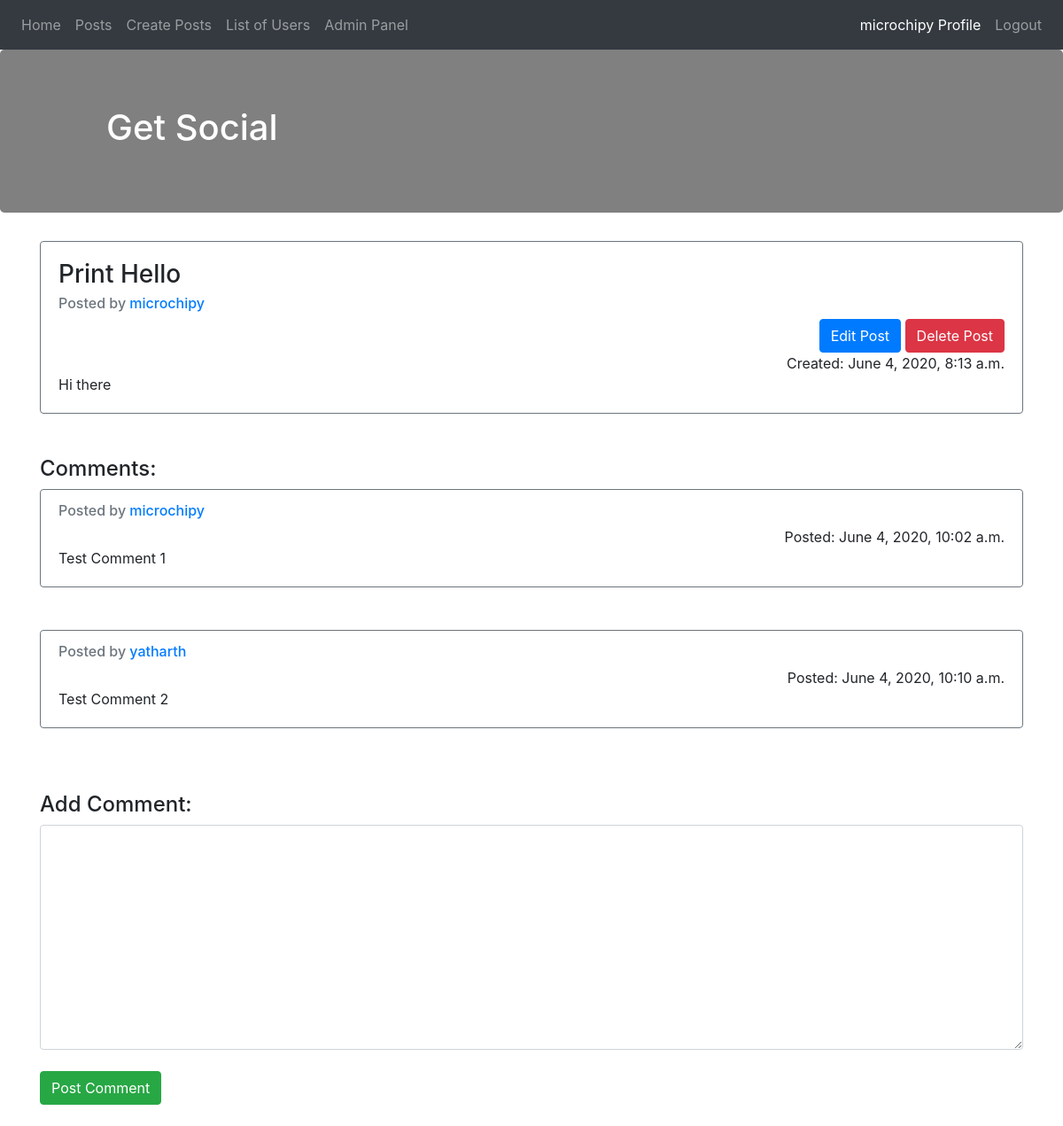
/viewpost/15/ (signed in), run on an earlier commit of the app's database.
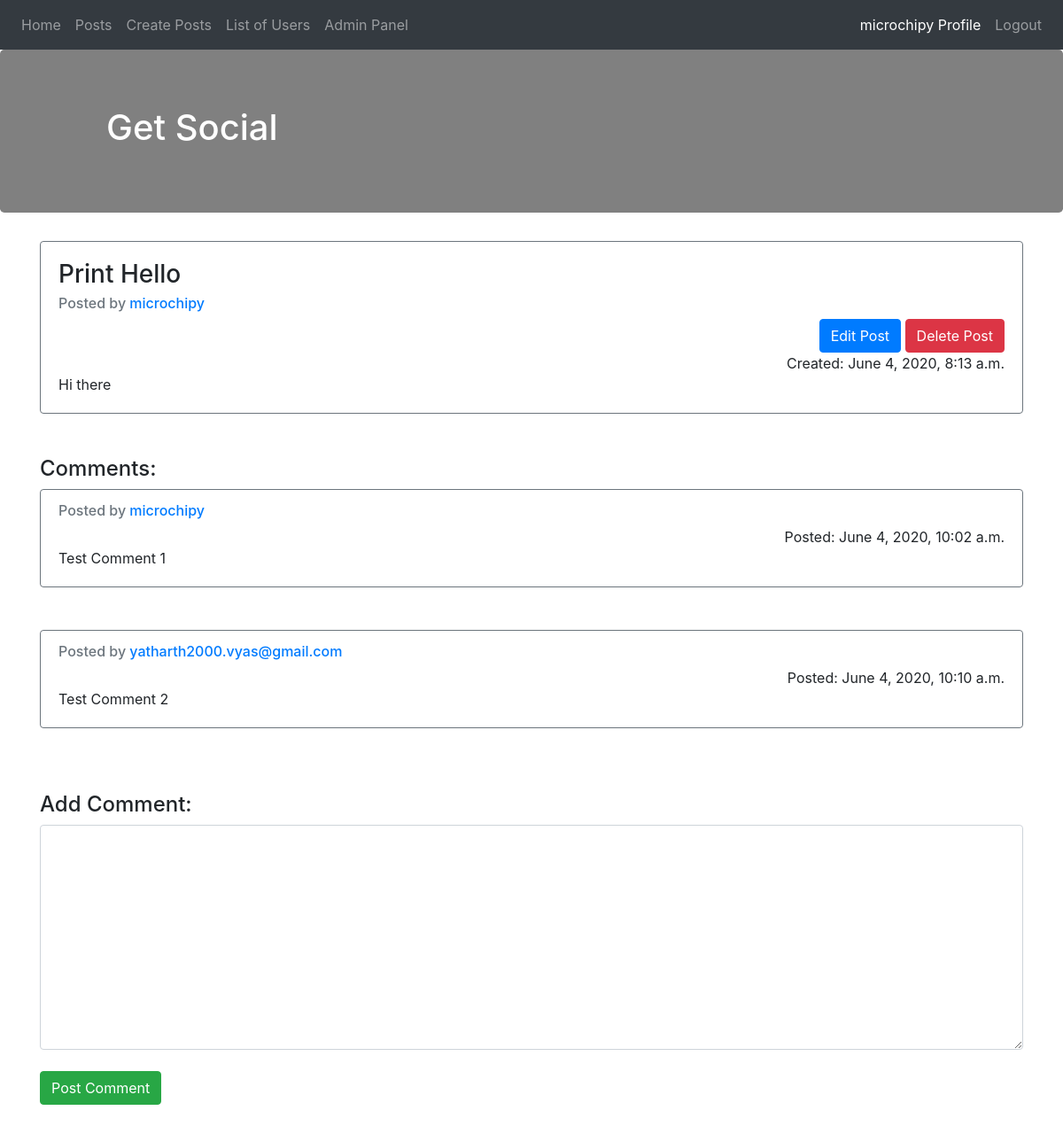
And on a later commit of the database.
### login/models.py (models this page shows)
class Comment(models.Model):
	user= models.ForeignKey(User,null=True,on_delete=models.SET_NULL)
	post= models.ForeignKey(Post,null=True,on_delete=models.SET_NULL)
	content = models.TextField(max_length=500,null=True)
	date_posted = models.DateTimeField(auto_now_add=True)

class User(models.Model):
	djangoUser = models.OneToOneField(djangoAuthUser,null=True,on_delete=models.CASCADE)
	date_created = models.DateTimeField(auto_now_add=True)

### login/views.py (the view)
# urls.py: path('viewpost/<str:id>/',views.viewPost,name="ViewPost"),
@login_required(login_url="login/")
def viewPost(request,id):
	currentPost = Post.objects.get(id=id)
	comments = currentPost.comment_set.all()
	print(comments)
	if request.method == 'POST':
		form = CommentForm(request.POST)
		if form.is_valid():
			form.save()
	return render(request,'login/viewPost.html',{'form':CommentForm(initial={'user':request.user.user,'post':currentPost}),'post':currentPost,'comments':comments})

### login/forms.py
class CommentForm(forms.ModelForm):
	class Meta:
		model = Comment
		fields = '__all__'
		widgets = {
            'content': forms.Textarea(attrs={'class': 'form-control'}),
        }

### login/templates/login/viewPost.html (shortened to what this page needs)
{% extends 'djangoApp/base.html' %}
{% block content %}
<div class="card border-secondary">
  <div class="card-body">
    <h3 class="card-title">{{post.title}}</h3>
    <h6 class="card-subtitle mb-2 text-muted">
    	Posted by <a href="{% url 'Profile' post.user.id %}">{{post.user.djangoUser.username}} </a>
    </h6>
    {% if post.user.djangoUser.id == request.user.id %}
    <div align="right">
    	<a href="{% url 'EditPost' post.id %}">
    		<button class="btn btn-primary">
    			Edit Post
    		</button>
    	</a>
    	<a href="{% url 'DeletePost' post.id %}">
    		<button class="btn btn-danger">
    			Delete Post
    		</button>
    	</a>
    </div>
    {% endif %}
    <div align="right"> Created: {{post.date_posted}}</div>
    <p class="card-text">{{post.content}}</p>
  </div>
</div>
<br/>
<br/>
<h4> Comments: </h4>
{% for comment in comments %}
	<div class="card border-secondary">
  <div class="card-body">
    <h6 class="card-subtitle mb-2 text-muted">
    	Posted by <a href="{% url 'Profile' post.user.id %}">{{comment.user.djangoUser.username}} </a>
    </h6>
    <div align="right"> Posted: {{comment.date_posted}}</div>
    <p class="card-text">{{comment.content}}</p>
  </div>
</div>
<br/>
<br/>
{% endfor %}
<br/>
<h4> Add Comment:</h4>
<form action="" method="POST">
	{{form.content}}
	<br/>
	<input type="submit" name="submit" value="Post Comment" class="btn btn-success"/>
	<br/>
	<br/>
</form>
{% endblock %}

What changed in the data, as far as the page shows it:
changed through a linked row, Comment "Test Comment 2": user.djangoUser.username "yatharth" → "yatharth2000.vyas@gmail.com"
